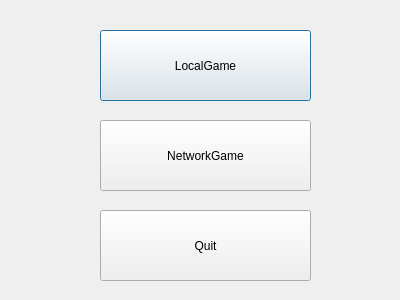
<?xml version="1.0" encoding="UTF-8"?>
<ui version="4.0">
 <class>ChooseMode</class>
 <widget class="QDialog" name="ChooseMode">
  <property name="geometry">
   <rect>
    <x>0</x>
    <y>0</y>
    <width>400</width>
    <height>300</height>
   </rect>
  </property>
  <property name="windowTitle">
   <string>Dialog</string>
  </property>
  <widget class="QStackedWidget" name="stackedWidget">
   <property name="geometry">
    <rect>
     <x>0</x>
     <y>20</y>
     <width>381</width>
     <height>271</height>
    </rect>
   </property>
   <property name="currentIndex">
    <number>0</number>
   </property>
   <widget class="QWidget" name="page">
    <widget class="QPushButton" name="btnLocalGame">
     <property name="geometry">
      <rect>
       <x>100</x>
       <y>10</y>
       <width>211</width>
       <height>71</height>
      </rect>
     </property>
     <property name="text">
      <string>LocalGame</string>
     </property>
    </widget>
    <widget class="QPushButton" name="btnNetworkGame">
     <property name="geometry">
      <rect>
       <x>100</x>
       <y>100</y>
       <width>211</width>
       <height>71</height>
      </rect>
     </property>
     <property name="text">
      <string>NetworkGame</string>
     </property>
    </widget>
    <widget class="QPushButton" name="btnQuit">
     <property name="geometry">
      <rect>
       <x>100</x>
       <y>190</y>
       <width>211</width>
       <height>71</height>
      </rect>
     </property>
     <property name="text">
      <string>Quit</string>
     </property>
    </widget>
   </widget>
   <widget class="QWidget" name="page_2">
    <widget class="QComboBox" name="comboBox">
     <property name="geometry">
      <rect>
       <x>20</x>
       <y>20</y>
       <width>161</width>
       <height>31</height>
      </rect>
     </property>
     <item>
      <property name="text">
       <string>as client</string>
      </property>
     </item>
     <item>
      <property name="text">
       <string>as server</string>
      </property>
     </item>
    </widget>
    <widget class="QPushButton" name="btnCancelConnect">
     <property name="geometry">
      <rect>
       <x>250</x>
       <y>170</y>
       <width>111</width>
       <height>51</height>
      </rect>
     </property>
     <property name="text">
      <string>Cancel</string>
     </property>
    </widget>
    <widget class="QPushButton" name="btnEnterConnect">
     <property name="geometry">
      <rect>
       <x>250</x>
       <y>110</y>
       <width>111</width>
       <height>51</height>
      </rect>
     </property>
     <property name="text">
      <string>OK</string>
     </property>
    </widget>
    <widget class="QLabel" name="labelConnection">
     <property name="geometry">
      <rect>
       <x>20</x>
       <y>110</y>
       <width>121</width>
       <height>31</height>
      </rect>
     </property>
     <property name="text">
      <string>as client and BLACK team.</string>
     </property>
     <property name="wordWrap">
      <bool>true</bool>
     </property>
    </widget>
   </widget>
   <widget class="QWidget" name="page_3">
    <widget class="QTextEdit" name="ConnectIPtextEdit">
     <property name="geometry">
      <rect>
       <x>100</x>
       <y>30</y>
       <width>161</width>
       <height>31</height>
      </rect>
     </property>
    </widget>
    <widget class="QTextEdit" name="ConnectPorttextEdit">
     <property name="geometry">
      <rect>
       <x>100</x>
       <y>70</y>
       <width>161</width>
       <height>31</height>
      </rect>
     </property>
    </widget>
    <widget class="QPushButton" name="btnClientEnterConnect">
     <property name="geometry">
      <rect>
       <x>100</x>
       <y>120</y>
       <width>161</width>
       <height>41</height>
      </rect>
     </property>
     <property name="text">
      <string>Connect</string>
     </property>
    </widget>
    <widget class="QPushButton" name="btnClientCancel">
     <property name="geometry">
      <rect>
       <x>100</x>
       <y>180</y>
       <width>161</width>
       <height>41</height>
      </rect>
     </property>
     <property name="text">
      <string>Cancel</string>
     </property>
    </widget>
    <widget class="QLabel" name="labelClientIP">
     <property name="geometry">
      <rect>
       <x>10</x>
       <y>30</y>
       <width>71</width>
       <height>31</height>
      </rect>
     </property>
     <property name="text">
      <string>Connect IP</string>
     </property>
    </widget>
    <widget class="QLabel" name="labelClientPort">
     <property name="geometry">
      <rect>
       <x>10</x>
       <y>70</y>
       <width>71</width>
       <height>31</height>
      </rect>
     </property>
     <property name="text">
      <string>Connect Port</string>
     </property>
    </widget>
   </widget>
   <widget class="QWidget" name="page_4">
    <widget class="QLabel" name="labelServerIP">
     <property name="geometry">
      <rect>
       <x>110</x>
       <y>30</y>
       <width>151</width>
       <height>51</height>
      </rect>
     </property>
     <property name="text">
      <string>TextLabel</string>
     </property>
    </widget>
    <widget class="QTextEdit" name="ServerPorttextEdit">
     <property name="geometry">
      <rect>
       <x>110</x>
       <y>100</y>
       <width>151</width>
       <height>41</height>
      </rect>
     </property>
    </widget>
    <widget class="QPushButton" name="btnServerEnter">
     <property name="geometry">
      <rect>
       <x>110</x>
       <y>160</y>
       <width>151</width>
       <height>41</height>
      </rect>
     </property>
     <property name="text">
      <string>Start Waiting</string>
     </property>
    </widget>
    <widget class="QPushButton" name="btnServerCancel">
     <property name="geometry">
      <rect>
       <x>110</x>
       <y>220</y>
       <width>151</width>
       <height>41</height>
      </rect>
     </property>
     <property name="text">
      <string>Cancel</string>
     </property>
    </widget>
    <widget class="QLabel" name="labelServerPort">
     <property name="geometry">
      <rect>
       <x>20</x>
       <y>100</y>
       <width>61</width>
       <height>21</height>
      </rect>
     </property>
     <property name="font">
      <font>
       <family>Arial</family>
       <pointsize>14</pointsize>
      </font>
     </property>
     <property name="text">
      <string>Port</string>
     </property>
     <property name="buddy">
      <cstring>ServerPorttextEdit</cstring>
     </property>
    </widget>
   </widget>
  </widget>
 </widget>
 <resources/>
 <connections/>
</ui>
